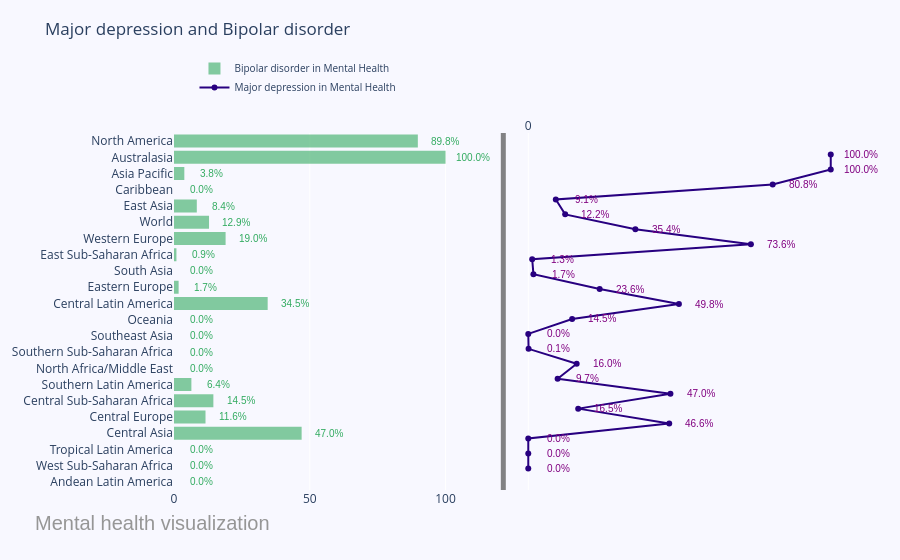

The notebook cell saved with this chart:
### Markdown cell above
# 6- Amazing Dynamik Subplot with Plotly and go

### Code cell
fig = make_subplots(rows=1, cols=2, specs=[[{}, {}]], shared_xaxes=True,
                    shared_yaxes=False, vertical_spacing=0.001)

x1 = ["Andean Latin America", "West Sub-Saharan Africa", "Tropical Latin America", "Central Asia", "Central Europe",
    "Central Sub-Saharan Africa", "Southern Latin America", "North Africa/Middle East", "Southern Sub-Saharan Africa",
    "Southeast Asia", "Oceania", "Central Latin America", "Eastern Europe", "South Asia", "East Sub-Saharan Africa",
    "Western Europe", "World", "East Asia", "Caribbean", "Asia Pacific", "Australasia", "North America"]

fig.append_trace(go.Bar(
    x=df2["Bipolar disorder"],
    y=x1,
    marker=dict(
        color='rgba(50, 171, 96, 0.6)',
        line=dict(
            color='rgba(20, 10, 56, 1.0)',
            width=0),
    ),
    name='Bipolar disorder in Mental Health',
    orientation='h',
), 1, 1)

fig.append_trace(go.Scatter(
    x=df2["Major depression"], y=x1,
    mode='lines+markers',
    line_color='rgb(40, 0, 128)',
    name='Major depression in Mental Health',
), 1, 2)

fig.update_layout(
    title='Major depression and Bipolar disorder',
    yaxis=dict(
        showgrid=False,
        showline=False,
        showticklabels=True,
        domain=[0, 0.85],
    ),
    yaxis2=dict(
        showgrid=False,
        showline=True,
        showticklabels=False,
        linecolor='rgba(102, 102, 102, 0.8)',
        linewidth=5,
        domain=[0, 0.85],
    ),
    xaxis=dict(
        zeroline=False,
        showline=False,
        showticklabels=True,
        showgrid=True,
        domain=[0, 0.45],
    ),
    xaxis2=dict(
        zeroline=False,
        showline=False,
        showticklabels=True,
        showgrid=True,
        domain=[0.47, 1],
        side='top',
        dtick=10000,
    ),
    legend=dict(x=0.029, y=1.038, font_size=10),
    margin=dict(l=100, r=20, t=70, b=70),
    paper_bgcolor='rgb(248, 248, 255)',
    plot_bgcolor='rgb(248, 248, 255)',
)

annotations = []


# Adding labels
for ydn, yd, xd in zip(df2["Major depression"], df2["Bipolar disorder"], x1):
    # labeling the scatter savings
    annotations.append(dict(xref='x2', yref='y2',
                            y=xd, x=ydn+10,
                            text='{:,}'.format(ydn) + '%',
                            font=dict(family='Arial', size=10,
                                      color='rgb(128, 0, 128)'),
                            showarrow=False))
    # labeling the bar net worth
    annotations.append(dict(xref='x1', yref='y1',
                            y=xd, x=yd+10 ,
                            text=str(yd) + '%',
                            font=dict(family='Arial', size=10,
                                      color='rgb(50, 171, 96)'),
                            showarrow=False))
# Source
annotations.append(dict(xref='paper', yref='paper',
                        x=-0.2, y=-0.109,
                        text="Mental health visualization",
                        font=dict(family='Arial', size=20, color='rgb(150,150,150)'),
                        showarrow=False))

fig.update_layout(annotations=annotations)

fig.show()

### Figure 1 — Plotly figure (JSON) as saved in the notebook; plotly's stock layout.template omitted (floating-point values rounded to 4 significant figures)
{"data": [{"marker": {"color": "rgba(50, 171, 96, 0.6)", "line": {"color": "rgba(20, 10, 56, 1.0)", "width": 0}}, "name": "Bipolar disorder in Mental Health", "orientation": "h", "x": [0, 0, 0, 47, 11.6, 14.5, 6.4, 0, 0, 0, 0, 34.5, 1.7, 0, 0.9, 19, 12.9, 8.4, 0, 3.8, 100, 89.8], "y": ["Andean Latin America", "West Sub-Saharan Africa", "Tropical Latin America", "Central Asia", "Central Europe", "Central Sub-Saharan Africa", "Southern Latin America", "North Africa/Middle East", "Southern Sub-Saharan Africa", "Southeast Asia", "Oceania", "Central Latin America", "Eastern Europe", "South Asia", "East Sub-Saharan Africa", "Western Europe", "World", "East Asia", "Caribbean", "Asia Pacific", "Australasia", "North America"], "type": "bar", "xaxis": "x", "yaxis": "y"}, {"line": {"color": "rgb(40, 0, 128)"}, "mode": "lines+markers", "name": "Major depression in Mental Health", "x": [0, 0, 0, 46.6, 16.5, 47, 9.7, 16, 0.1, 0, 14.5, 49.8, 23.6, 1.7, 1.3, 73.6, 35.4, 12.2, 9.1, 80.8, 100, 100], "y": ["Andean Latin America", "West Sub-Saharan Africa", "Tropical Latin America", "Central Asia", "Central Europe", "Central Sub-Saharan Africa", "Southern Latin America", "North Africa/Middle East", "Southern Sub-Saharan Africa", "Southeast Asia", "Oceania", "Central Latin America", "Eastern Europe", "South Asia", "East Sub-Saharan Africa", "Western Europe", "World", "East Asia", "Caribbean", "Asia Pacific", "Australasia", "North America"], "type": "scatter", "xaxis": "x2", "yaxis": "y2"}], "layout": {"xaxis": {"anchor": "y", "domain": [0, 0.45], "zeroline": false, "showline": false, "showticklabels": true, "showgrid": true}, "yaxis": {"anchor": "x", "domain": [0, 0.85], "showgrid": false, "showline": false, "showticklabels": true}, "xaxis2": {"anchor": "y2", "domain": [0.47, 1], "zeroline": false, "showline": false, "showticklabels": true, "showgrid": true, "side": "top", "dtick": 10000}, "yaxis2": {"anchor": "x2", "domain": [0, 0.85], "showgrid": false, "showline": true, "showticklabels": false, "linecolor": "rgba(102, 102, 102, 0.8)", "linewidth": 5}, "legend": {"font": {"size": 10}, "x": 0.029, "y": 1.038}, "margin": {"l": 100, "r": 20, "t": 70, "b": 70}, "title": {"text": "Major depression and Bipolar disorder"}, "paper_bgcolor": "rgb(248, 248, 255)", "plot_bgcolor": "rgb(248, 248, 255)", "annotations": [{"font": {"color": "rgb(128, 0, 128)", "family": "Arial", "size": 10}, "showarrow": false, "text": "0.0%", "x": 10, "xref": "x2", "y": "Andean Latin America", "yref": "y2"}, {"font": {"color": "rgb(50, 171, 96)", "family": "Arial", "size": 10}, "showarrow": false, "text": "0.0%", "x": 10, "xref": "x", "y": "Andean Latin America", "yref": "y"}, {"font": {"color": "rgb(128, 0, 128)", "family": "Arial", "size": 10}, "showarrow": false, "text": "0.0%", "x": 10, "xref": "x2", "y": "West Sub-Saharan Africa", "yref": "y2"}, {"font": {"color": "rgb(50, 171, 96)", "family": "Arial", "size": 10}, "showarrow": false, "text": "0.0%", "x": 10, "xref": "x", "y": "West Sub-Saharan Africa", "yref": "y"}, {"font": {"color": "rgb(128, 0, 128)", "family": "Arial", "size": 10}, "showarrow": false, "text": "0.0%", "x": 10, "xref": "x2", "y": "Tropical Latin America", "yref": "y2"}, {"font": {"color": "rgb(50, 171, 96)", "family": "Arial", "size": 10}, "showarrow": false, "text": "0.0%", "x": 10, "xref": "x", "y": "Tropical Latin America", "yref": "y"}, {"font": {"color": "rgb(128, 0, 128)", "family": "Arial", "size": 10}, "showarrow": false, "text": "46.6%", "x": 56.6, "xref": "x2", "y": "Central Asia", "yref": "y2"}, {"font": {"color": "rgb(50, 171, 96)", "family": "Arial", "size": 10}, "showarrow": false, "text": "47.0%", "x": 57, "xref": "x", "y": "Central Asia", "yref": "y"}, {"font": {"color": "rgb(128, 0, 128)", "family": "Arial", "size": 10}, "showarrow": false, "text": "16.5%", "x": 26.5, "xref": "x2", "y": "Central Europe", "yref": "y2"}, {"font": {"color": "rgb(50, 171, 96)", "family": "Arial", "size": 10}, "showarrow": false, "text": "11.6%", "x": 21.6, "xref": "x", "y": "Central Europe", "yref": "y"}, {"font": {"color": "rgb(128, 0, 128)", "family": "Arial", "size": 10}, "showarrow": false, "text": "47.0%", "x": 57, "xref": "x2", "y": "Central Sub-Saharan Africa", "yref": "y2"}, {"font": {"color": "rgb(50, 171, 96)", "family": "Arial", "size": 10}, "showarrow": false, "text": "14.5%", "x": 24.5, "xref": "x", "y": "Central Sub-Saharan Africa", "yref": "y"}, {"font": {"color": "rgb(128, 0, 128)", "family": "Arial", "size": 10}, "showarrow": false, "text": "9.7%", "x": 19.7, "xref": "x2", "y": "Southern Latin America", "yref": "y2"}, {"font": {"color": "rgb(50, 171, 96)", "family": "Arial", "size": 10}, "showarrow": false, "text": "6.4%", "x": 16.4, "xref": "x", "y": "Southern Latin America", "yref": "y"}, {"font": {"color": "rgb(128, 0, 128)", "family": "Arial", "size": 10}, "showarrow": false, "text": "16.0%", "x": 26, "xref": "x2", "y": "North Africa/Middle East", "yref": "y2"}, {"font": {"color": "rgb(50, 171, 96)", "family": "Arial", "size": 10}, "showarrow": false, "text": "0.0%", "x": 10, "xref": "x", "y": "North Africa/Middle East", "yref": "y"}, {"font": {"color": "rgb(128, 0, 128)", "family": "Arial", "size": 10}, "showarrow": false, "text": "0.1%", "x": 10.1, "xref": "x2", "y": "Southern Sub-Saharan Africa", "yref": "y2"}, {"font": {"color": "rgb(50, 171, 96)", "family": "Arial", "size": 10}, "showarrow": false, "text": "0.0%", "x": 10, "xref": "x", "y": "Southern Sub-Saharan Africa", "yref": "y"}, {"font": {"color": "rgb(128, 0, 128)", "family": "Arial", "size": 10}, "showarrow": false, "text": "0.0%", "x": 10, "xref": "x2", "y": "Southeast Asia", "yref": "y2"}, {"font": {"color": "rgb(50, 171, 96)", "family": "Arial", "size": 10}, "showarrow": false, "text": "0.0%", "x": 10, "xref": "x", "y": "Southeast Asia", "yref": "y"}, {"font": {"color": "rgb(128, 0, 128)", "family": "Arial", "size": 10}, "showarrow": false, "text": "14.5%", "x": 24.5, "xref": "x2", "y": "Oceania", "yref": "y2"}, {"font": {"color": "rgb(50, 171, 96)", "family": "Arial", "size": 10}, "showarrow": false, "text": "0.0%", "x": 10, "xref": "x", "y": "Oceania", "yref": "y"}, {"font": {"color": "rgb(128, 0, 128)", "family": "Arial", "size": 10}, "showarrow": false, "text": "49.8%", "x": 59.8, "xref": "x2", "y": "Central Latin America", "yref": "y2"}, {"font": {"color": "rgb(50, 171, 96)", "family": "Arial", "size": 10}, "showarrow": false, "text": "34.5%", "x": 44.5, "xref": "x", "y": "Central Latin America", "yref": "y"}, {"font": {"color": "rgb(128, 0, 128)", "family": "Arial", "size": 10}, "showarrow": false, "text": "23.6%", "x": 33.6, "xref": "x2", "y": "Eastern Europe", "yref": "y2"}, {"font": {"color": "rgb(50, 171, 96)", "family": "Arial", "size": 10}, "showarrow": false, "text": "1.7%", "x": 11.7, "xref": "x", "y": "Eastern Europe", "yref": "y"}, {"font": {"color": "rgb(128, 0, 128)", "family": "Arial", "size": 10}, "showarrow": false, "text": "1.7%", "x": 11.7, "xref": "x2", "y": "South Asia", "yref": "y2"}, {"font": {"color": "rgb(50, 171, 96)", "family": "Arial", "size": 10}, "showarrow": false, "text": "0.0%", "x": 10, "xref": "x", "y": "South Asia", "yref": "y"}, {"font": {"color": "rgb(128, 0, 128)", "family": "Arial", "size": 10}, "showarrow": false, "text": "1.3%", "x": 11.3, "xref": "x2", "y": "East Sub-Saharan Africa", "yref": "y2"}, {"font": {"color": "rgb(50, 171, 96)", "family": "Arial", "size": 10}, "showarrow": false, "text": "0.9%", "x": 10.9, "xref": "x", "y": "East Sub-Saharan Africa", "yref": "y"}, {"font": {"color": "rgb(128, 0, 128)", "family": "Arial", "size": 10}, "showarrow": false, "text": "73.6%", "x": 83.6, "xref": "x2", "y": "Western Europe", "yref": "y2"}, {"font": {"color": "rgb(50, 171, 96)", "family": "Arial", "size": 10}, "showarrow": false, "text": "19.0%", "x": 29, "xref": "x", "y": "Western Europe", "yref": "y"}, {"font": {"color": "rgb(128, 0, 128)", "family": "Arial", "size": 10}, "showarrow": false, "text": "35.4%", "x": 45.4, "xref": "x2", "y": "World", "yref": "y2"}, {"font": {"color": "rgb(50, 171, 96)", "family": "Arial", "size": 10}, "showarrow": false, "text": "12.9%", "x": 22.9, "xref": "x", "y": "World", "yref": "y"}, {"font": {"color": "rgb(128, 0, 128)", "family": "Arial", "size": 10}, "showarrow": false, "text": "12.2%", "x": 22.2, "xref": "x2", "y": "East Asia", "yref": "y2"}, {"font": {"color": "rgb(50, 171, 96)", "family": "Arial", "size": 10}, "showarrow": false, "text": "8.4%", "x": 18.4, "xref": "x", "y": "East Asia", "yref": "y"}, {"font": {"color": "rgb(128, 0, 128)", "family": "Arial", "size": 10}, "showarrow": false, "text": "9.1%", "x": 19.1, "xref": "x2", "y": "Caribbean", "yref": "y2"}, {"font": {"color": "rgb(50, 171, 96)", "family": "Arial", "size": 10}, "showarrow": false, "text": "0.0%", "x": 10, "xref": "x", "y": "Caribbean", "yref": "y"}, {"font": {"color": "rgb(128, 0, 128)", "family": "Arial", "size": 10}, "showarrow": false, "text": "80.8%", "x": 90.8, "xref": "x2", "y": "Asia Pacific", "yref": "y2"}, {"font": {"color": "rgb(50, 171, 96)", "family": "Arial", "size": 10}, "showarrow": false, "text": "3.8%", "x": 13.8, "xref": "x", "y": "Asia Pacific", "yref": "y"}, {"font": {"color": "rgb(128, 0, 128)", "family": "Arial", "size": 10}, "showarrow": false, "text": "100.0%", "x": 110, "xref": "x2", "y": "Australasia", "yref": "y2"}, {"font": {"color": "rgb(50, 171, 96)", "family": "Arial", "size": 10}, "showarrow": false, "text": "100.0%", "x": 110, "xref": "x", "y": "Australasia", "yref": "y"}, {"font": {"color": "rgb(128, 0, 128)", "family": "Arial", "size": 10}, "showarrow": false, "text": "100.0%", "x": 110, "xref": "x2", "y": "North America", "yref": "y2"}, {"font": {"color": "rgb(50, 171, 96)", "family": "Arial", "size": 10}, "showarrow": false, "text": "89.8%", "x": 99.8, "xref": "x", "y": "North America", "yref": "y"}, {"font": {"color": "rgb(150,150,150)", "family": "Arial", "size": 20}, "showarrow": false, "text": "Mental health visualization", "x": -0.2, "xref": "paper", "y": -0.109, "yref": "paper"}]}}
